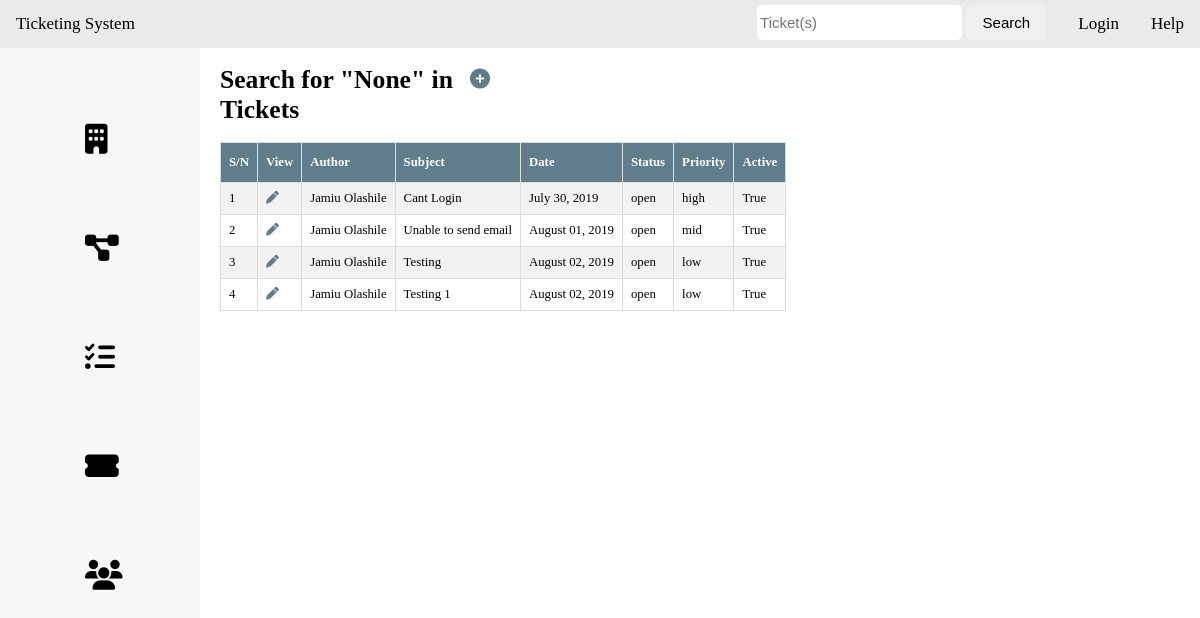
The page /tickets/search/ on the database as committed earlier.
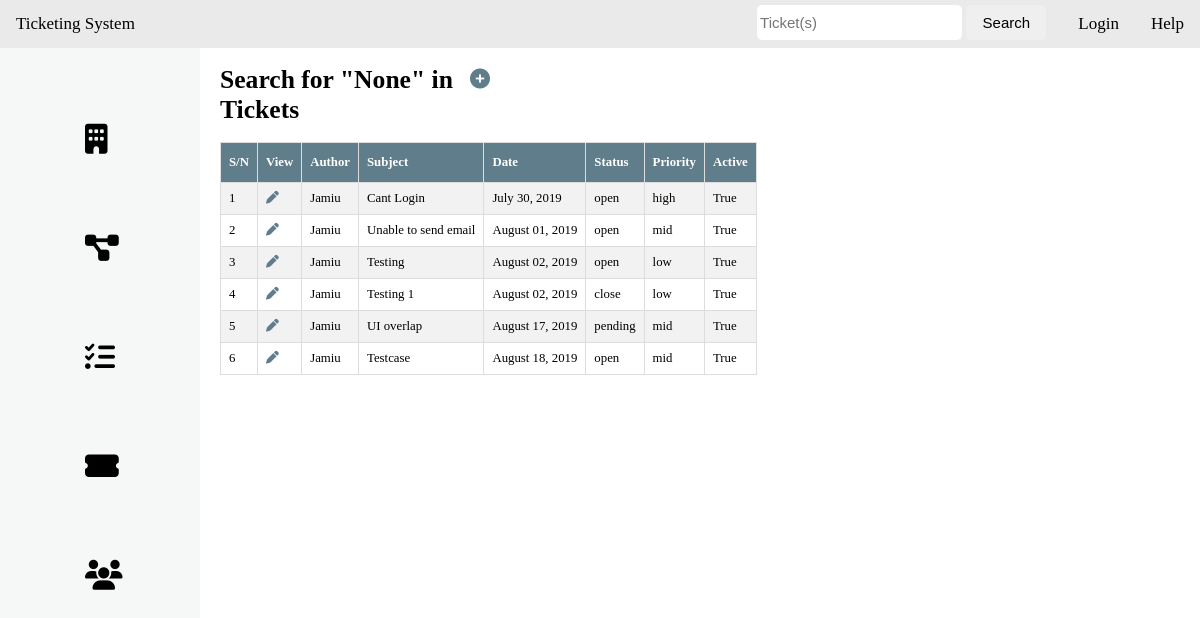
The same page on the database as committed later.
### Ticket/models.py (models this page shows, shortened)
class Ticket(models.Model):
    user = models.ForeignKey(settings.AUTH_USER_MODEL, on_delete=models.CASCADE)
    subject = models.CharField(max_length=50, blank=False, null=False)
    message = models.TextField()
    task = models.ForeignKey(Task, on_delete=models.CASCADE, null=True, blank=True)
    status = models.CharField(max_length=50, choices=STATUS_CHOICES, default='open')
    request_time = models.DateTimeField(auto_now_add=True)
    response_time = models.DateTimeField(auto_now=True)
    priority = models.CharField(max_length=50, choices=PRIORITY_CHOICES, default='mid')
    is_active = models.BooleanField(_('active'), default=True)
    objects = GeneralManager()

### Auth/models.py (models this page shows, shortened)
class User(AbstractBaseUser, PermissionsMixin):
    email = models.EmailField(_('email address'), unique=True)
    first_name = models.CharField(_('first name'), max_length=30, blank=True)
    last_name = models.CharField(_('last name'), max_length=30, blank=True)
    date_joined = models.DateTimeField(_('date joined'), auto_now_add=True)
    is_active = models.BooleanField(_('active'), default=True)
    is_staff = models.BooleanField(_('staff'), default=False)
    objects = UserManager()
    USERNAME_FIELD = 'email'
    REQUIRED_FIELDS = []
    class Meta:
        verbose_name = _('user')
        verbose_name_plural = _('users')

### Ticket/views.py (the view)
# urls.py: path('tickets/search/', SearchView.as_view(), name='ticket_search'),
class SearchView(ListView):
    template_name = 'dashboard.html'
    def get_context_data(self, *args, **kwargs):
        context = super(SearchView, self).get_context_data(*args, **kwargs)
        context['query'] = self.request.GET.get('q', None)
        context['show'] = 'search'
        return context
    def get_queryset(self, *args, **kwargs):
        request = self.request
        query = request.GET.get('q', None)
        if query is not None:
            return Ticket.objects.search(query)
        return Ticket.objects.all()

### Ticket/managers.py (called while the page is built)
    def get_queryset(self):
        return GeneralQueryset(self.model, using=self._db)

    def all(self):
        return self.get_queryset().active()

### Ticket/querysets.py (called while the page is built)
    def active(self, pk=None, is_active=True):
        if pk:
            return self.filter(pk=pk, is_active=is_active)
        return self.filter(is_active=is_active)

### templates/dashboard.html
{% extends 'base.html' %}
{% block content %}
  {% if show == 'create_user' %}
    <h1>Sign Up</h1>
    {% include 'snippets/form.html' with form=form %}
  {% elif show == 'list_user' %}
    {% include 'snippets/user_list.html' %}
  {% elif show == 'detail_user' %}
    {% include 'snippets/user_detail.html' %}
  {% elif show == 'ticket_create' %}
    <h1>Create Ticket</h1>
    {% include 'snippets/form.html' with form=form %}
  {% elif show == 'ticket_list' %}
    {% include 'snippets/ticket_list.html' %}
  {% elif show == 'ticket_detail' %}
    {% include 'snippets/ticket_detail.html' %}
  {% elif show == 'ticket_update' %}
    <h1>Update Ticket</h1>
    {% include 'snippets/form.html' with form=form %}
  {% elif show == 'project_create' %}
    <h1>Create Project</h1>
    {% include 'snippets/form.html' with form=form %}
  {% elif show == 'project_list' %}
    {% include 'snippets/project_list.html' %}
  {% elif show == 'project_detail' %}
    {% include 'snippets/project_detail.html' %}
  {% elif show == 'project_update' %}
    <h1>Update project</h1>
    {% include 'snippets/form.html' with form=form %}
  {% elif show == 'company_create' %}
    <h1>Create company</h1>
    {% include 'snippets/form.html' with form=form %}
  {% elif show == 'company_list' %}
    {% include 'snippets/company_list.html' %}
  {% elif show == 'company_detail' %}
    {% include 'snippets/company_detail.html' %}
  {% elif show == 'company_update' %}
    <h1>Update company</h1>
    {% include 'snippets/form.html' with form=form %}
  {% elif show == 'task_create' %}
    <h1>Create task</h1>
    {% include 'snippets/form.html' with form=form %}
  {% elif show == 'task_list' %}
    {% include 'snippets/task_list.html' %}
  {% elif show == 'task_detail' %}
    {% include 'snippets/task_detail.html' %}
  {% elif show == 'task_update' %}
    <h1>Update task</h1>
    {% include 'snippets/form.html' with form=form %}
  {% elif show == 'search' %}
    {% include 'snippets/ticket_search.html' %}
  {% else %}
    <h1>Trouble Ticketing System</h1>
    <p>This is a system that increases the efficieny of problem handling for an organisation. It can also be improvised for other purposes e.g, Project Managment</p>
  {% endif %}
{% endblock %}

### templates/base.html (shortened to what this page needs)
<!DOCTYPE html>
<html lang="en" dir="ltr">
  <head>
    {% include 'base/css.html' %}
  </head>
  <body>
    {% include 'base/nav.html' %}
    {% include 'base/sidebar.html' %}
    <div class="content">
      {% block content %}
      {% endblock %}
    </div>
  </body>
</html>

### templates/base/css.html
{% load static %}
<link rel="stylesheet" href="{% static 'styles/ts.css' %}{{'?v=27'}}">

### templates/base/script.html (shortened to what this page needs)
{% load static %}

### templates/base/nav.html (shortened to what this page needs)
{% url 'home' as home_url %}
{% url 'login' as login_url %}
{% url 'logout' as logout_url %}
{% url 'ticket_search' as ticket_search_url %}
<div id='myTopnav' class="topnav">
  <a href="{{home_url}}">Ticketing System</a>
  <a class='right' href="#">Help</a>
  {% if request.user.is_authenticated %}
  <a class='right {% if request.path == logout_url %}active{% endif %}' href="{{ logout_url }}">Logout</a>
  {% else %}
  <a class='right {% if request.path == login_url %}active{% endif %}' href="{{ login_url }}">Login</a>
  {% endif %}
  <form class="search-form right" action="{{ticket_search_url}}" method="GET" >
    <input type="search" name="q" placeholder="Ticket(s)" value='{{request.GET.q}}'>
    <button type="submit">Search</button>
  </form>
</div>

### templates/base/sidebar.html
{% url 'company_list' as company_list_url %}
{% url 'project_list' as project_list_url %}
{% url 'task_list' as task_list_url %}
{% url 'ticket_list' as ticket_list_url %}
{% url 'user_list' as user_list_url %}
<div class="sidebar" id='mySidebar'>
  <a class='{% if request.path == company_list_url %}active{% endif %}' href="{{company_list_url}}" data-text='Companies'><i class="fas fa-building"></i></a>
  <a class='{% if request.path == project_list_url %}active{% endif %}' href="{{project_list_url}}" data-text='Projects'><i class="fas fa-project-diagram"></i></a>
  <a class='{% if request.path == task_list_url %}active{% endif %}' href="{{task_list_url}}" data-text='Tasks'><i class="fas fa-tasks"></i></a>
  <a class='{% if request.path == ticket_list_url %}active{% endif %}' href="{{ticket_list_url}}" data-text='Tickets'><i class="fas fa-ticket-alt"></i></a>
  <a class='{% if request.path == user_list_url %}active{% endif %}' href="{{user_list_url}}" data-text='Users'><i class="fas fa-users"></i></a>
</div>

### templates/snippets/ticket_search.html
<div class="list_heading">
  <h1>Search for "{{query}}" in Tickets</h1>
  <a href="{% url 'ticket_create' %}"><i class="fas fa-plus-circle"></i></a>
</div>
<table class='table'>
  <tr>
    <th>S/N</th>
    <th>View</th>
    <th>Author</th>
    <th>Subject</th>
    <th>Date</th>
    <th>Status</th>
    <th>Priority</th>
    <th>Active</th>
  </tr>
  {% for object in object_list %}
  <tr>
    <td>{{ forloop.counter }}</td>
    <td><a href="{% url 'ticket_detail' object.id %}"><i class="fas fa-pen"></i></a></td>
    <td>{{ object.user.first_name }}</td>
    <td>{{ object.subject }}</td>
    <td>{{ object.request_time|date:"F d, Y" }}</td>
    <td>{{ object.status }}</td>
    <td>{{ object.priority }}</td>
    <td>{{ object.is_active }}</td>
  </tr>
  {% endfor %}
</table>

### static/styles/ts.css (style rules this page uses)
body { width: 100%; margin: 0 auto; }
.topnav { position: fixed; top: 0; width: 100%; background-color: #eaeaea; overflow: hidden; }
.topnav a, .search-form { float: left; display: block; color: #000; text-align: center; padding: 14px 16px; text-decoration: none; font-size: 17px; }
.topnav .right { float: right; }
.search-form { padding: 5px 16px; float: center; }
.search-form input, .search-form button { color: black; border: 0; padding: 9px 3px; border-radius: 5px; font-size: 15px; }
.search-form input { margin-right: 0; }
.search-form button { width: 80px; margin-left: 0; }
.sidebar { position: fixed; left: 0; top: 48px; width: 200px; margin: 0; padding: 0; background-color: #f6f7f7; overflow: auto; }
.sidebar, .content { min-height: 100vh; }
.sidebar a { display: block; color: black; margin: 2.5em 85px; text-decoration: none; font-size: 30px; }
.content { padding: 48px 20px 0 20px; margin-left: 200px; font-size: 80% }
.table { border-collapse: collapse; width: auto; }
.table a { color: #607D8B; outline: none; }
.table td, table th { border: 1px solid #ddd; padding: 8px; }
.table tr:nth-child(even) { background: #f2f2f2; }
.table th { padding-top: 12px; padding-bottom: 12px; text-align: left; background: #607D8B; color: white; }
.list_heading { display: grid; grid-template-columns: 250px 50px; grid-column-gap: 0px; }
.list_heading a { font-size: 20px; color: #607D8B; outline: none; padding-top: 20px; }

Rows that differ between the two databases and show on the page:
changed through a linked row, Ticket "Cant Login": user.first_name "Jamiu Olashile" → "Jamiu"
changed through a linked row, Ticket "Unable to send email": user.first_name "Jamiu Olashile" → "Jamiu"
changed through a linked row, Ticket "Testing": user.first_name "Jamiu Olashile" → "Jamiu"
changed Ticket "Testing 1": user.first_name "Jamiu Olashile" → "Jamiu"; status "open" → "close"
added Ticket: user.first_name "Jamiu", subject "UI overlap", request_time "August 17, 2019", status "pending", priority "mid", is_active "True"
added Ticket: user.first_name "Jamiu", subject "Testcase", request_time "August 18, 2019", status "open", priority "mid", is_active "True"
